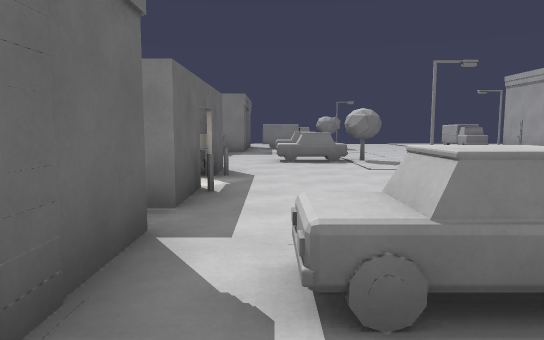
View 1 (above)

23 first-person views from a walk through a level from a Godot 3-D game. The camera is 1.5 m above the floor, tilts 6° down and sees 70° across. Doors that lead somewhere are drawn open, without their leaves. The floor is counted in squares, 2 m on a side. Each view is taken from the middle of a square. On the plan, view 1 faces up. The plan holds only what a view shows up to about 12 squares ahead; the rest is blank. The place goes on beyond the plan.

View 2
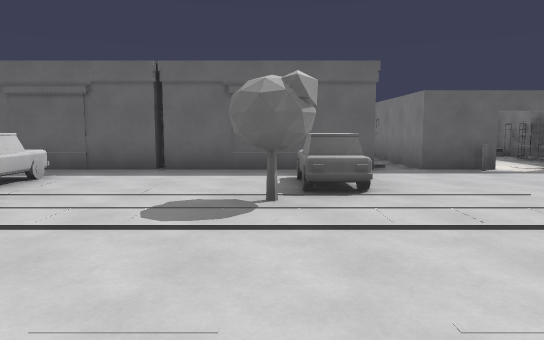

View 3
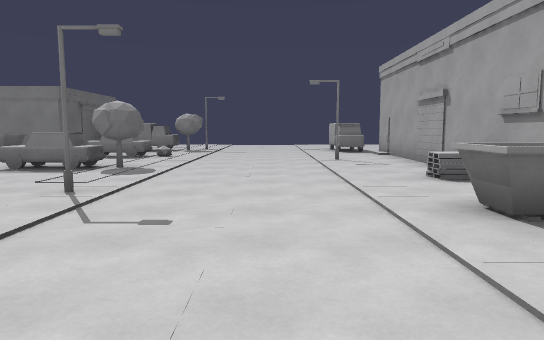

View 4
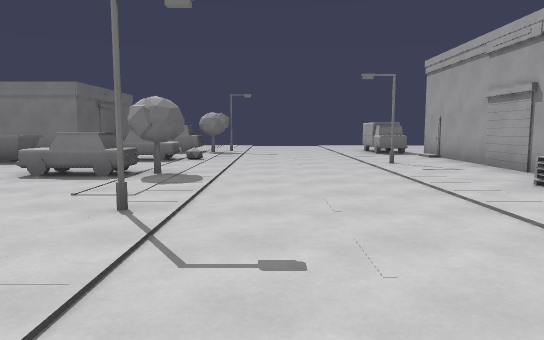

View 5
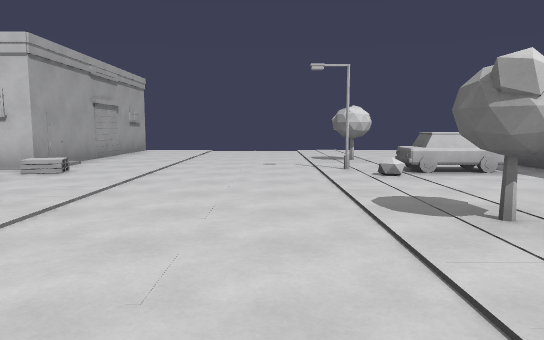

View 6
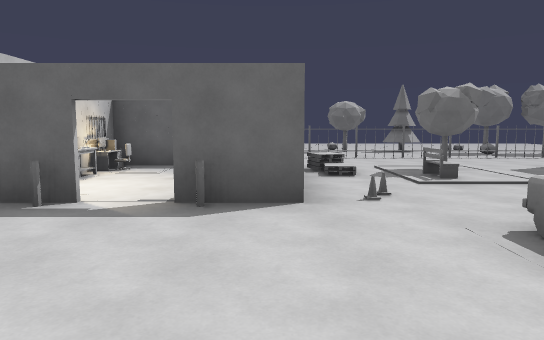

View 7
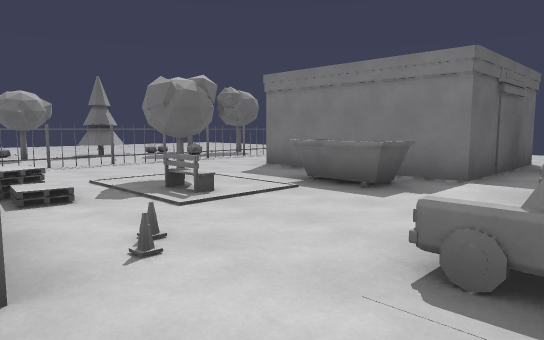

View 8
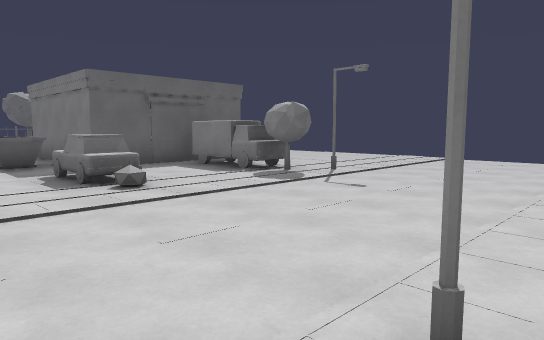

View 9
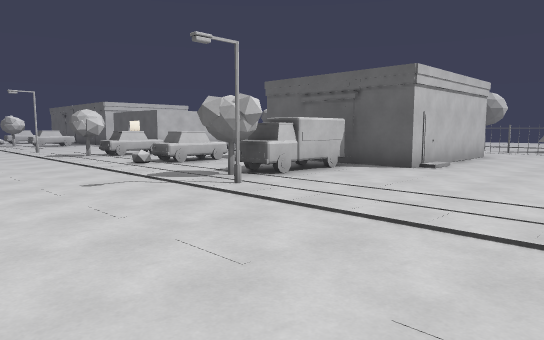

View 10
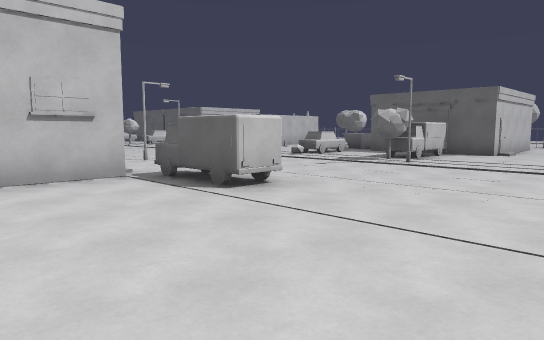

View 11
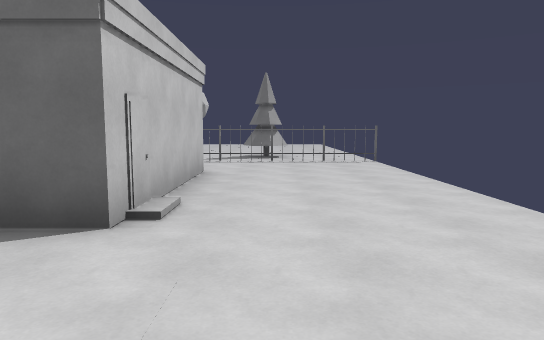

View 12
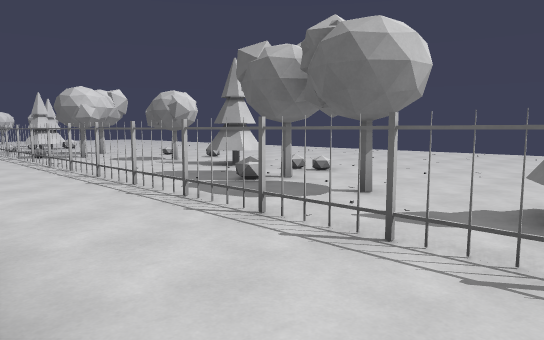

View 13
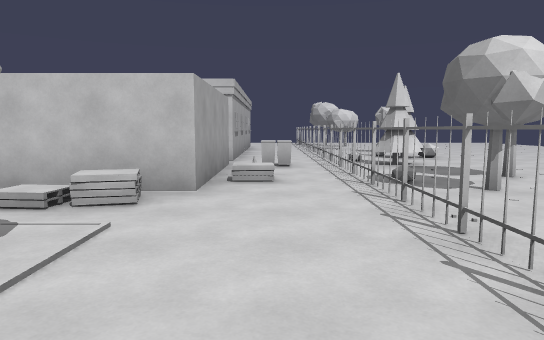

View 14
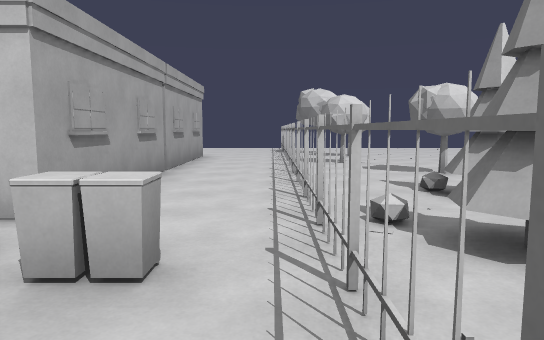

View 15
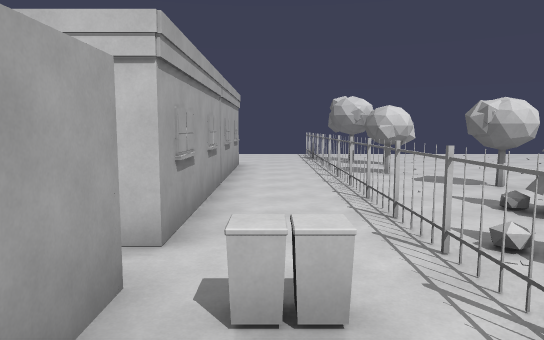

View 16
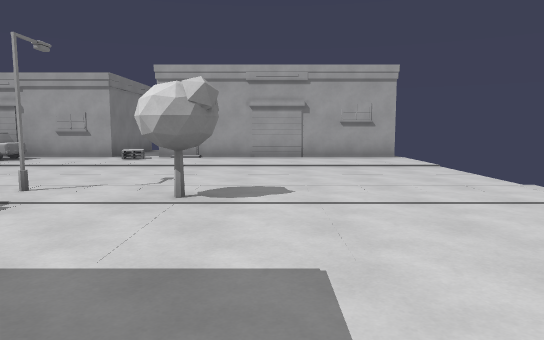

View 17
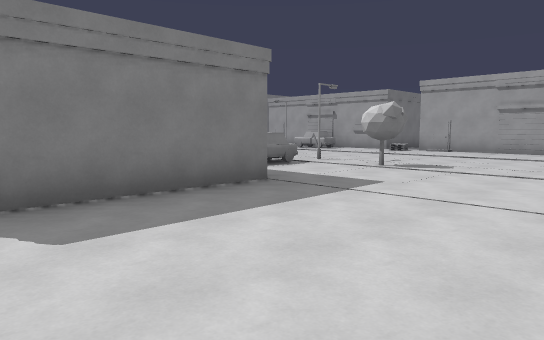

View 18
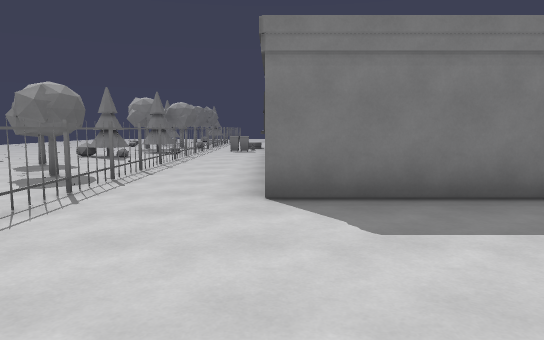

View 19
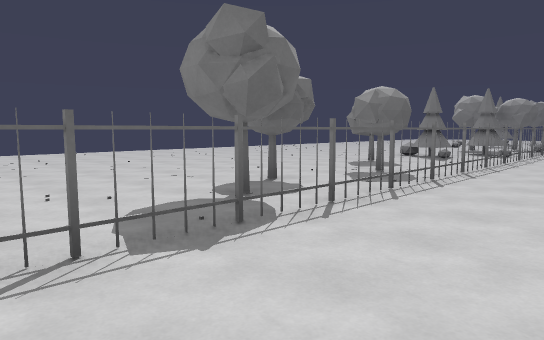

View 20
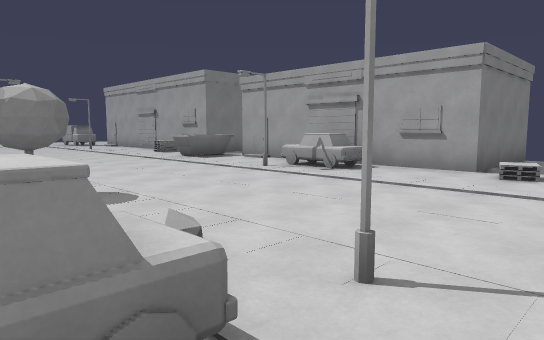

View 21
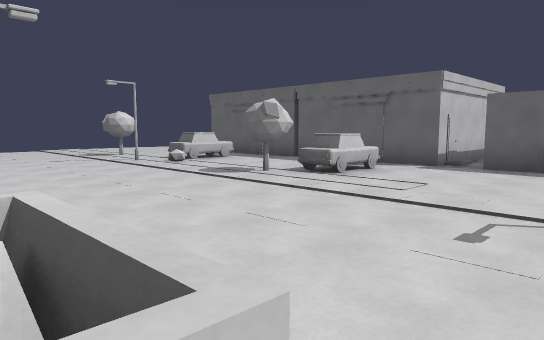

View 22
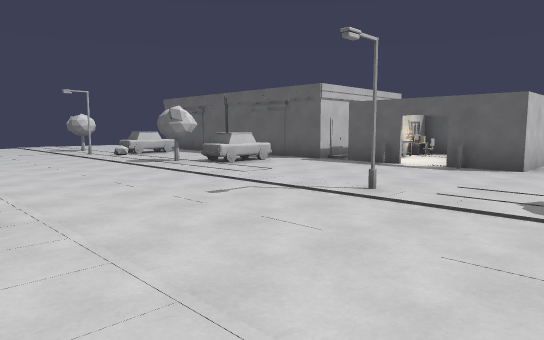

View 23
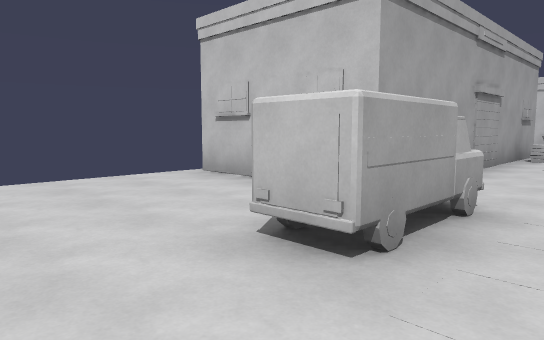

### Floor plan
Key: @ floor where view 1 was taken; # wall or solid block; x gap in a wall; . floor; / step, stairs or slope; D open door; = window, fence, low wall or low ledge; ^ raised ledge; R rack; S shelf; U rug; C chair; B bench; M computer.
Columns run from 10 left of view 1 to 12 right of it. Each row starts with its distance up from view 1.
 21   #
 20  .=.............. ....
 19  .=...................
 18  ##...................
 17  #=...................
 16  .=..#####...#...##...
 15  .=..    ####....##...
 14 #.=..    #.........####
 13 #.=..#####.........#
 12 #.=....#=.^^=......#
 11 #.=..............#.#
 10 #.=...#=...........#
  9 #.=.......^^#......#
  8  .=...^.........../#
  7  x...#RS##.........#
  6 #.=./#...D...#....
  5  .=..#U..D.......^#
  4  ##.^ CB##........##
  3  ##...M............#
  2  ##..#####^^.......#
  1 ###..#   #.=#....^.#
  0 #.=..#   #@........#
 -1 #.=..#   #.........####
 -2  ##..#   #.==.........
 -3  ##..#   #^^.#.....#
 -4   #..#####.........#
 -5  ^..........#......#
 -6  .#................#
 -7  .=................#
 -8  .=................#
 -9   =......   .......#

Where each view was taken, in squares from view 1:
view 1: 0 up, 0 right, facing up
view 2: 1 up, 6 right, facing left
view 3: 2 up, 5 right, facing up
view 4: 3 up, 4 right, facing up
view 5: 4 up, 4 right, facing down
view 6: 7 up, 3 right, facing left
view 7: 7 up, 1 right, facing up-left
view 8: 10 up, 7 right, facing up-left
view 9: 20 up, 6 right, facing down-left
view 10: 20 up, 11 right, facing down-left
view 11: 18 up, 2 right, facing left
view 12: 18 up, 5 left, facing down-left
view 13: 12 up, 6 left, facing down
view 14: 6 up, 7 left, facing down
view 15: 6 up, 6 left, facing down
view 16: 6 down, 2 left, facing right
view 17: 9 down, 5 left, facing up-right
view 18: 9 down, 5 left, facing up
view 19: 9 down, 5 left, facing up-left
view 20: 4 down, 1 right, facing up-right
view 21: 6 up, 7 right, facing down-left
view 22: 9 up, 7 right, facing down-left
view 23: 18 up, 6 right, facing down-right
